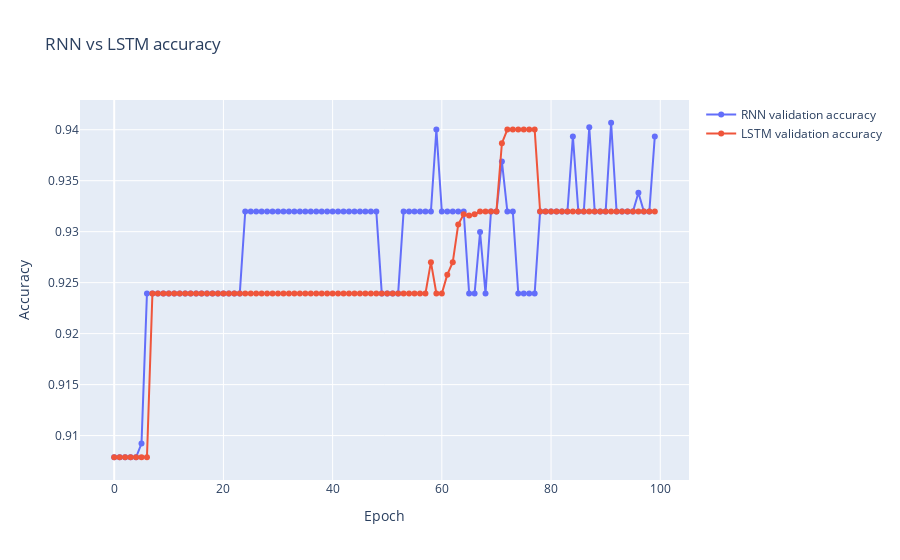

Notebook source saved alongside this figure:
### Code cell
# compare accuracy
fig = go.Figure()
# fig.add_trace(go.Scatter(x=rnn_history.epoch, y=rnn_history.history['accuracy'],
#                     mode='lines+markers',
#                     name='RNN training accuracy'))
fig.add_trace(go.Scatter(x=rnn_history.epoch, y=rnn_history.history['val_accuracy'],
                    mode='lines+markers',
                    name='RNN validation accuracy'))
# fig.add_trace(go.Scatter(x=lstm_history.epoch, y=lstm_history.history['accuracy'],
#                     mode='lines+markers',
#                     name='LSTM training accuracy'))
fig.add_trace(go.Scatter(x=lstm_history.epoch, y=lstm_history.history['val_accuracy'],
                    mode='lines+markers',
                    name='LSTM validation accuracy'))
fig.update_layout(title='RNN vs LSTM accuracy',
                     xaxis_title='Epoch',
                     yaxis_title='Accuracy')
fig.show()

# save the figure
fig.write_image("rnn_lstm_accuracy.png")

### Figure 1 — Plotly figure (JSON) as saved in the notebook; plotly's stock layout.template omitted (floating-point values rounded to 4 significant figures)
{"data": [{"mode": "lines+markers", "name": "RNN validation accuracy", "type": "scatter", "x": [0, 1, 2, 3, 4, 5, 6, 7, 8, 9, 10, 11, 12, 13, 14, 15, 16, 17, 18, 19, 20, 21, 22, 23, 24, 25, 26, 27, 28, 29, 30, 31, 32, 33, 34, 35, 36, 37, 38, 39, 40, 41, 42, 43, 44, 45, 46, 47, 48, 49, 50, 51, 52, 53, 54, 55, 56, 57, 58, 59, 60, 61, 62, 63, 64, 65, 66, 67, 68, 69, 70, 71, 72, 73, 74, 75, 76, 77, 78, 79, 80, 81, 82, 83, 84, 85, 86, 87, 88, 89, 90, 91, 92, 93, 94, 95, 96, 97, 98, 99], "y": [0.9079, 0.9079, 0.9079, 0.9079, 0.9079, 0.9092, 0.9239, 0.9239, 0.9239, 0.9239, 0.9239, 0.9239, 0.9239, 0.9239, 0.9239, 0.9239, 0.9239, 0.9239, 0.9239, 0.9239, 0.9239, 0.9239, 0.9239, 0.9239, 0.932, 0.932, 0.932, 0.932, 0.932, 0.932, 0.932, 0.932, 0.932, 0.932, 0.932, 0.932, 0.932, 0.932, 0.932, 0.932, 0.932, 0.932, 0.932, 0.932, 0.932, 0.932, 0.932, 0.932, 0.932, 0.9239, 0.9239, 0.9239, 0.9239, 0.932, 0.932, 0.932, 0.932, 0.932, 0.932, 0.94, 0.932, 0.932, 0.932, 0.932, 0.932, 0.9239, 0.9239, 0.93, 0.9239, 0.932, 0.932, 0.9369, 0.932, 0.932, 0.9239, 0.9239, 0.9239, 0.9239, 0.932, 0.932, 0.932, 0.932, 0.932, 0.932, 0.9393, 0.932, 0.932, 0.9402, 0.932, 0.932, 0.932, 0.9407, 0.932, 0.932, 0.932, 0.932, 0.9338, 0.932, 0.932, 0.9393]}, {"mode": "lines+markers", "name": "LSTM validation accuracy", "type": "scatter", "x": [0, 1, 2, 3, 4, 5, 6, 7, 8, 9, 10, 11, 12, 13, 14, 15, 16, 17, 18, 19, 20, 21, 22, 23, 24, 25, 26, 27, 28, 29, 30, 31, 32, 33, 34, 35, 36, 37, 38, 39, 40, 41, 42, 43, 44, 45, 46, 47, 48, 49, 50, 51, 52, 53, 54, 55, 56, 57, 58, 59, 60, 61, 62, 63, 64, 65, 66, 67, 68, 69, 70, 71, 72, 73, 74, 75, 76, 77, 78, 79, 80, 81, 82, 83, 84, 85, 86, 87, 88, 89, 90, 91, 92, 93, 94, 95, 96, 97, 98, 99], "y": [0.9079, 0.9079, 0.9079, 0.9079, 0.9079, 0.9079, 0.9079, 0.9239, 0.9239, 0.9239, 0.9239, 0.9239, 0.9239, 0.9239, 0.9239, 0.9239, 0.9239, 0.9239, 0.9239, 0.9239, 0.9239, 0.9239, 0.9239, 0.9239, 0.9239, 0.9239, 0.9239, 0.9239, 0.9239, 0.9239, 0.9239, 0.9239, 0.9239, 0.9239, 0.9239, 0.9239, 0.9239, 0.9239, 0.9239, 0.9239, 0.9239, 0.9239, 0.9239, 0.9239, 0.9239, 0.9239, 0.9239, 0.9239, 0.9239, 0.9239, 0.9239, 0.9239, 0.9239, 0.9239, 0.9239, 0.9239, 0.9239, 0.9239, 0.927, 0.9239, 0.9239, 0.9258, 0.927, 0.9307, 0.9317, 0.9316, 0.9317, 0.932, 0.932, 0.932, 0.932, 0.9387, 0.94, 0.94, 0.94, 0.94, 0.94, 0.94, 0.932, 0.932, 0.932, 0.932, 0.932, 0.932, 0.932, 0.932, 0.932, 0.932, 0.932, 0.932, 0.932, 0.932, 0.932, 0.932, 0.932, 0.932, 0.932, 0.932, 0.932, 0.932]}], "layout": {"title": {"text": "RNN vs LSTM accuracy"}, "xaxis": {"title": {"text": "Epoch"}}, "yaxis": {"title": {"text": "Accuracy"}}}}
